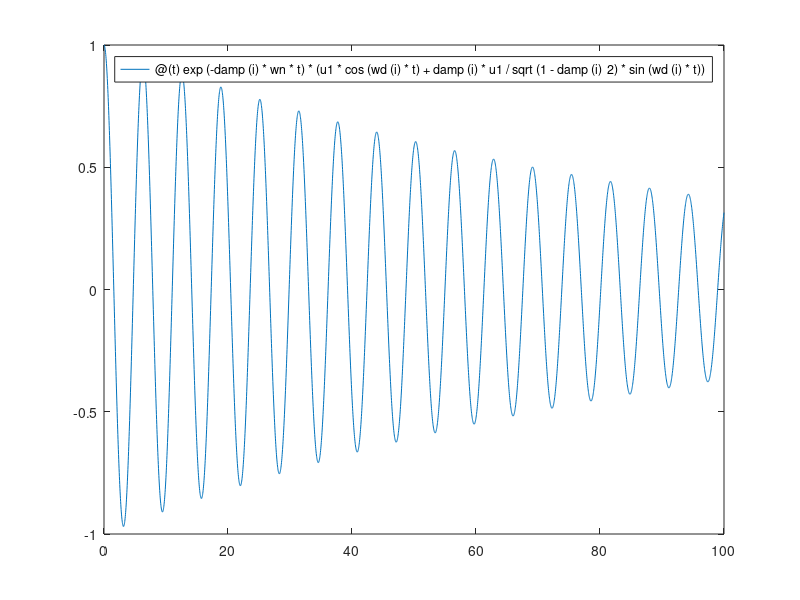
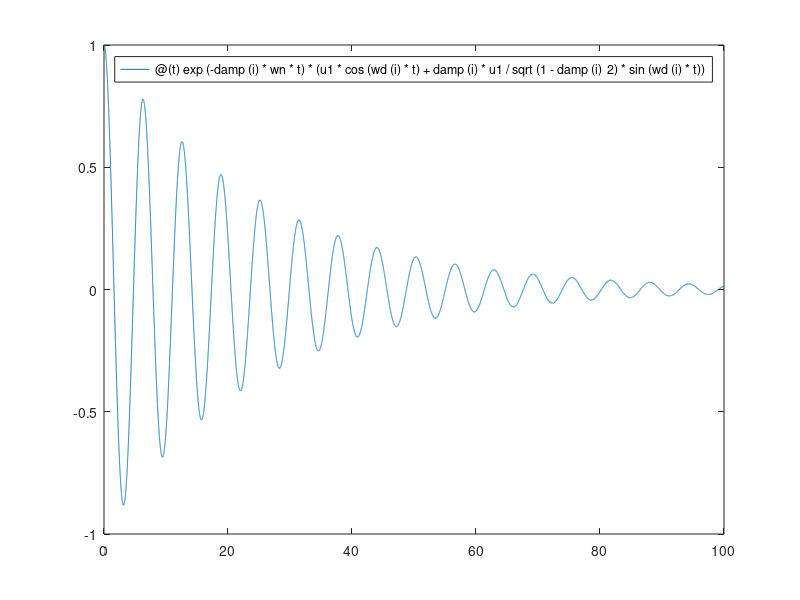
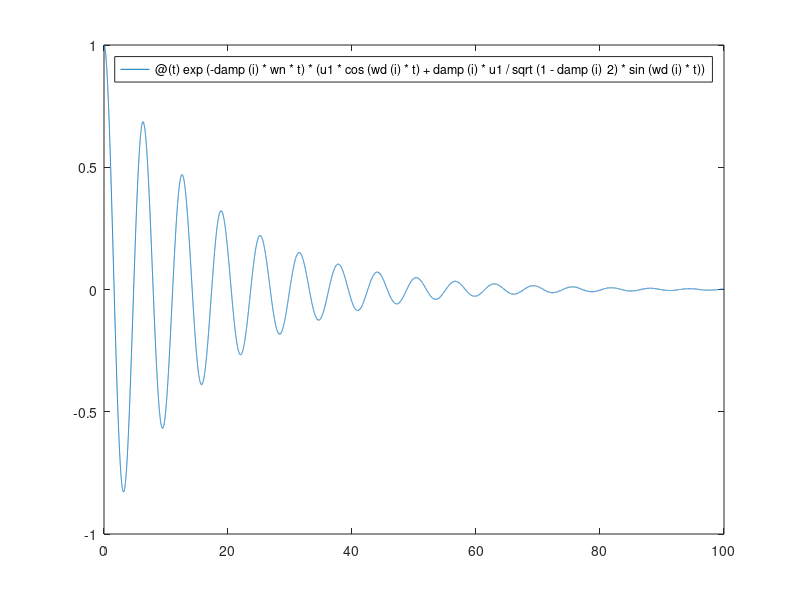

The MATLAB script that drew these images, in order:
%QUESTION 1:
clc;
clear;
k = 1;
m = 1;
damp = [0.01 0.04 0.06]; % damping ratio
wn = sqrt(k/m); %Natural frequency
wd = wn*sqrt(1-damp.^2); %Damped Frequency
u1 = 1; %Initial Displacement

for i = 1:3
    figure();
    fplot(@(t) exp(-damp(i)*wn*t)*(u1*cos(wd(i)*t)+damp(i)*u1/sqrt(1-damp(i)^2)*sin(wd(i)*t)),[0 100]); %Closed form solution
end

